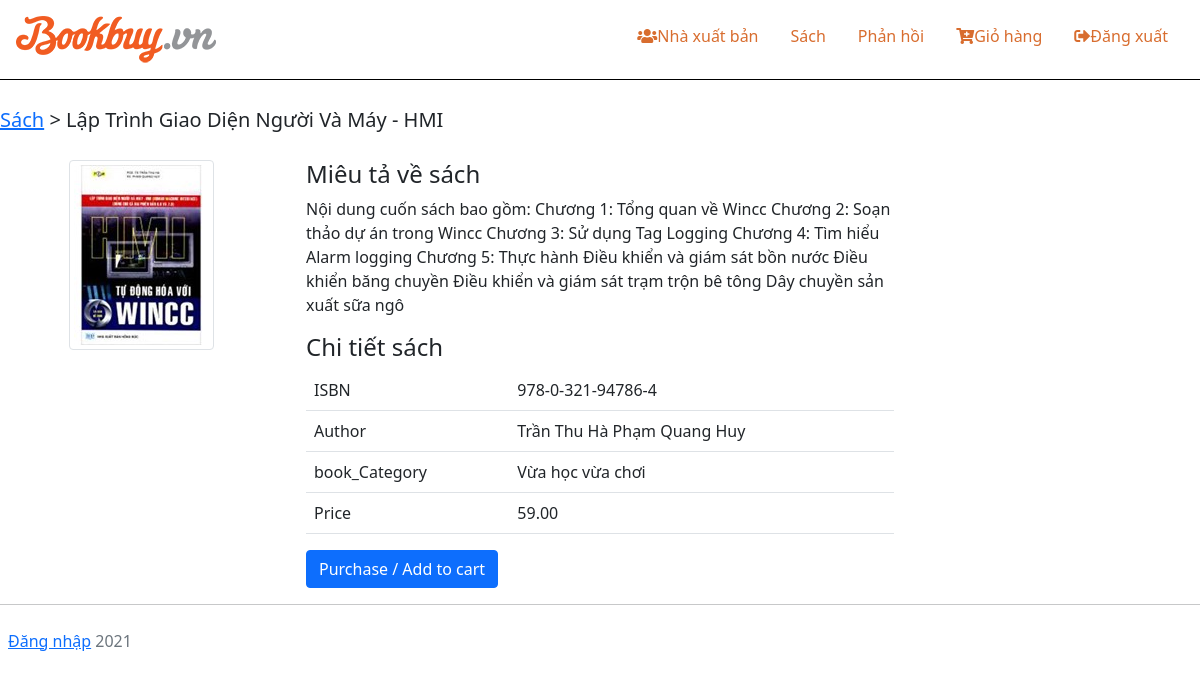
Screenshot of /admin/click_book.php?bookstory=978-0-321-94786-4 with the database file from the repository.
### tables this page shows
CREATE TABLE `books` (
  `book_isbn` varchar(20) NOT NULL,
  `book_title` varchar(60) DEFAULT NULL,
  `book_author` varchar(60) DEFAULT NULL,
  `book_image` varchar(40) DEFAULT NULL,
  `book_Category` varchar(255) DEFAULT NULL,
  `book_descr` text DEFAULT NULL,
  `book_price` decimal(6,2) NOT NULL,
  `publisherid` int(10) NOT NULL
);

### admin/click_book.php (the view, shortened to what this page needs)
<?php
  $book_isbn = $_GET['bookstory'];
  $query = "SELECT * FROM books WHERE book_isbn = '$book_isbn'";
  $result = mysqli_query($conn, $query);
  $row = mysqli_fetch_assoc($result);
  require "header.php";
?>
      <p class="lead" style="margin: 25px 0"><a href="books.php">Sách</a> > <?php echo $row['book_title']; ?></p>
      <div class="row">
        <div class="col-md-3 text-center">
          <img class="img-responsive img-thumbnail" src="./bootstrap/img/<?php echo $row['book_image']; ?>">
        </div>
        <div class="col-md-6">
          <h4>Miêu tả về sách</h4>
          <p><?php echo $row['book_descr']; ?></p>
          <h4>Chi tiết sách</h4>
          <table class="table">
          	<?php foreach($row as $key => $value){
              if($key == "book_descr" || $key == "book_image" || $key == "publisherid" || $key == "book_title"){
                continue;
              }
              switch($key){
                case "book_isbn":
                  $key = "ISBN";
                  break;
                case "book_author":
                  $key = "Author";
                  break;
                case "book_price":
                  $key = "Price";
                  break;
              }
            ?>
            <tr>
              <td><?php echo $key; ?></td>
              <td><?php echo $value; ?></td>
            </tr>
            <?php
              }
            ?>
          </table>
          <form method="post" action="cart.php">
            <input type="submit" value="Purchase / Add to cart" name="cart" class="btn btn-primary">
          </form>
       	</div>
      </div>
<?php
  require "footer.php";
?>

### admin/index.css (style rules this page uses)
* { padding: 0; margin: 0; box-sizing: border-box; text-decoration: none; }
:root { --color-main: #d86d2f; }

### rows the page displays
books: book_title "Lập Trình Giao Diện Người Và Máy - HMI", book_image (picture), book_descr "Nội dung cuốn sách bao gồm: Chương 1: Tổng quan về Wincc Chương 2: Soạn thảo dự án trong Wincc Chương 3: Sử dụng Tag Logging Chương 4: Tìm hiểu Alarm logging Chương 5: Thực hành Điều khiển và giám sát bồn nước Điều khiển băng chuyền Điều khiển và giám sát trạm trộn bê tông Dây chuyền sản xuất sữa ngô", book_isbn "978-0-321-94786-4", book_author "Trần Thu Hà Phạm Quang Huy", book_Category "Vừa học vừa chơi", book_price "59.00"

### other values shown
$key "ISBN"
$key "Author"
$key "book_Category"
$key "Price"
